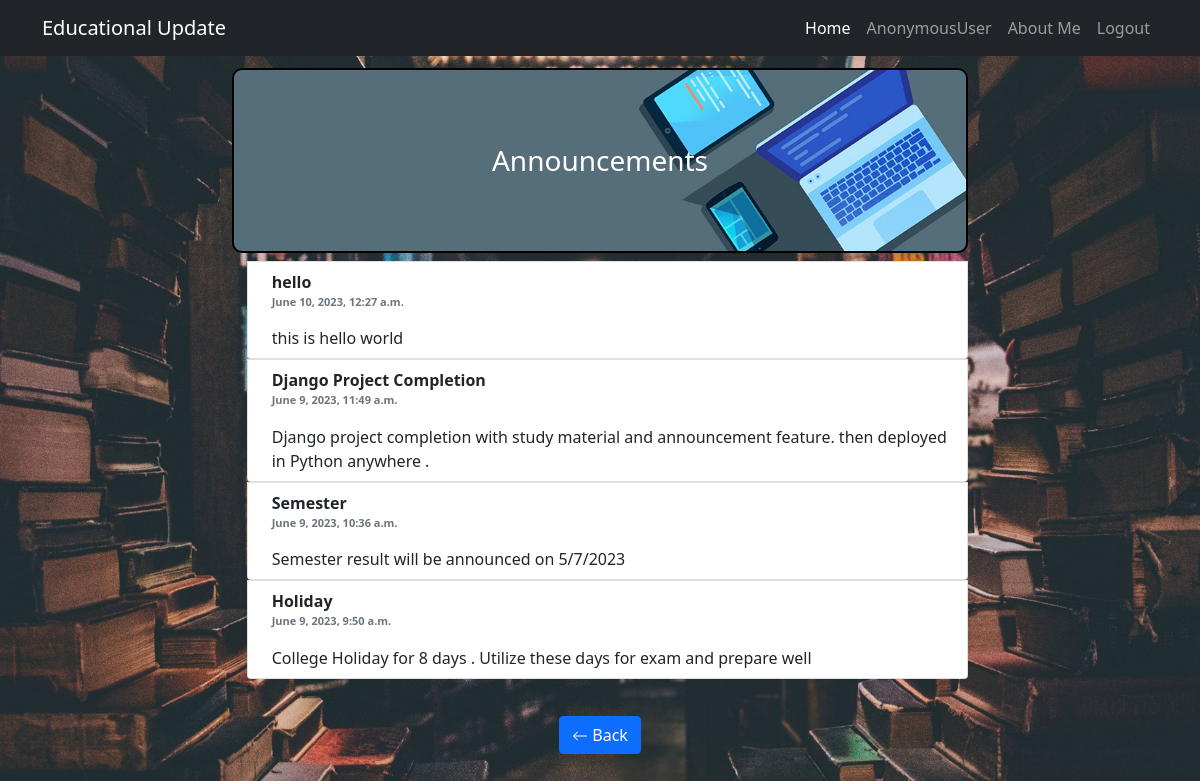
Screenshot of /announce with the database file from the repository.
### Imadmin/models.py (models this page shows, shortened)
class Announce(models.Model):
    title = models.CharField(max_length=50, default="Announcement")
    text = models.CharField(max_length=200)
    currentdate= models.DateTimeField(default=datetime.now)

### Imadmin/views.py (the view, shortened to what this page needs)
# urls.py: path('announce',views.announce,name="announce"),
def announce(request):
    obj = Announce.objects.all().order_by("-id")
    if not obj:
        announce = {
            'announce' : obj,
            'no' : True,
        }
    else:
        announce = {
            'announce' : obj,
        }
    return render(request, 'announce.html',context=announce)

### templates/announce/announce.html (shortened to what this page needs)
<!doctype html>
{% load static %}
<html lang="en">
<head>
  <link href="https://cdn.jsdelivr.net/npm/bootstrap@5.0.2/dist/css/bootstrap.min.css" rel="stylesheet"
>
</head>
<body id="bg">
  {% include 'nav.html' %}
  <div class="container" style="margin: 1cm auto;">
    <div class="row">
      <div class="col-md-2"></div>
      <div class="col-md-8">
        <h3 id="bg_div"
          style="text-align: center;margin-top: 0.8cm;padding: 10%;background-color: rgb(228, 228, 228);border-radius: 10px; color: white;">
          Announcements
        </h3>
        {% for content in announce %}
        <ol class="list-group" style="margin-left: 2%;">
          <li class="list-group list-group-numbered">
          <li class="list-group-item d-flex justify-content-between align-items-start">
            <div class="ms-2 me-auto">
              <div class="fw-bold" style="white-space: pre-wrap;">{{content.title}}<p class="text-muted" style="font-size: 11px;">{{content.currentdate}}</p></div>
              {{content.text}}
            </div>
          </li>
          </li>
        </ol>
        {% endfor %}
        <div style="margin: 5% auto;">
          <center><a href="/home" class="btn btn-primary" id="b"><svg xmlns="http://www.w3.org/2000/svg" width="16" height="16" fill="currentColor" class="bi bi-arrow-left" viewBox="0 0 16 16">
            <path fill-rule="evenodd" d="M15 8a.5.5 0 0 0-.5-.5H2.707l3.147-3.146a.5.5 0 1 0-.708-.708l-4 4a.5.5 0 0 0 0 .708l4 4a.5.5 0 0 0 .708-.708L2.707 8.5H14.5A.5.5 0 0 0 15 8z"/>
          </svg> Back</a>
          </center>
        </div>
      </div>
      <div class="col-md-2"></div>
    </div>
  </div>
</body>
</html>

### templates/nav.html (shortened to what this page needs)
<nav class="navbar navbar-expand-lg navbar-dark bg-dark fixed-top">
    <div class="container">
      <a class="navbar-brand" href="#"> Educational Update</a>
      <div class="collapse navbar-collapse" id="navbarNavAltMarkup">
        <div class="navbar-nav ms-auto">
          <a class="nav-link active" aria-current="page" href="/home"> Home</a>
          <a class="nav-link" href="#"> {{request.user}}</a>
          <a class="nav-link" href="about"> About Me</a>
          <a class="nav-link" data-bs-toggle="modal" data-bs-target="#exampleModalLogout" href="/logout/"> Logout</a>
        </div>
      </div>
    </div>
</nav>

### rows the page displays
Announce: title "hello", currentdate "June 10, 2023, 12:27 a.m.", text "this is hello world"
Announce: title "Django Project Completion", currentdate "June 9, 2023, 11:49 a.m.", text "Django project completion with study material and announcement feature. then deployed in Python anywhere ."
Announce: title "Semester", currentdate "June 9, 2023, 10:36 a.m.", text "Semester result will be announced on 5/7/2023"
Announce: title "Holiday", currentdate "June 9, 2023, 9:50 a.m.", text "College Holiday for 8 days . Utilize these days for exam and prepare well"

### other values shown
{{ request.user }} "AnonymousUser"
